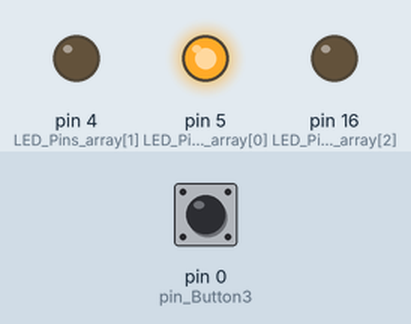
Bench run of a sketch on a simulated Arduino Uno, built with avr-gcc and run on an emulated ATmega328P. Shown: output pins drawn as LEDs (lit = HIGH). Inputs (shaded band) come from the test bench; at power-on: pin 0 (pin_Button3) LOW.

Above: at 1.2 s.
1.3 s: pin 0 (pin_Button3) pulled HIGH for 0.15 s
At 2.2 s:
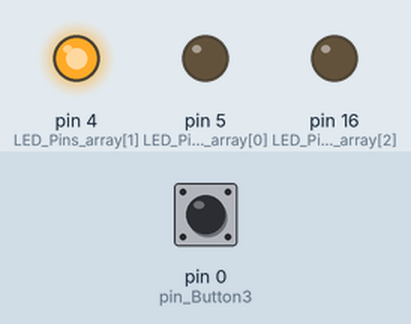
2.9 s: pin 0 (pin_Button3) pulled HIGH for 1 s
At 4.7 s:
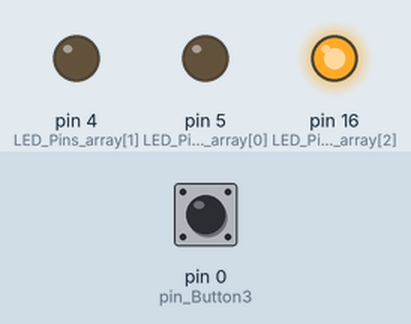
5.4 s: pin 0 (pin_Button3) pulled HIGH for 3.2 s
At 9.5 s:
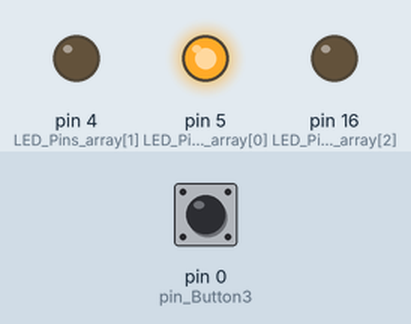
Timing chart, 0 to 11.0 s (numbered marks = the images above; inputs shaded):
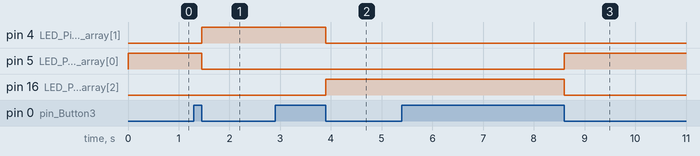

The sketch:

LED_Button6_8266.ino
```cpp
//  Example 4.6 - LED_Button6_8266.ino
//  Example of using a single button switch to set multiple states or conditions
//
//  Pins
//  D1-green LED
//  D2-yellow LED
//  D0-red LED
//  D3-push button
//
//  state holds the current status.
//  0 = all off.
//  1 = green LED
//  2 = yellow LED
//  3 = red LED

// Define the pins being used fro the LEDs green/yellow/red
char LED_Pins_array[] = { 5, 4, 16};

// Array to hold the LED sequence. green, yellow, red, green.
// position 0 is not used (considered not good practice but keeps the code easy to understand)
char LED_Sequence_array[] = { 5, 4, 16, 5};
byte sequenceLength = 4;

int pin_Button3 = 0;

// variables to hold the new and old switch states
boolean oldSwitchState = HIGH;
boolean newSwitchState1 = HIGH;
boolean newSwitchState2 = HIGH;
boolean newSwitchState3 = HIGH;

byte state = -1;

void setup()
{

    for (byte i=0; i< 3; i++)
    {
         pinMode(LED_Pins_array[i], OUTPUT);
         digitalWrite(LED_Pins_array[i],LOW);
    }
         pinMode(pin_Button3, INPUT);
}

void loop()
{
    newSwitchState1 = digitalRead(pin_Button3);
    delay(1);
    newSwitchState2 = digitalRead(pin_Button3);
    delay(1);
    newSwitchState3 = digitalRead(pin_Button3);

    // if all 3 values are the same we can continue
    if (  (newSwitchState1==newSwitchState2) && (newSwitchState1==newSwitchState3) )
    {
        if ( newSwitchState1 != oldSwitchState )
        {

           // has the button switch been closed?
           if ( newSwitchState1 == LOW )
           {
                state++;
                if (state > (sequenceLength -1) ) { state = 0; }

                // turn all LEDs off. Doing it this way means we do not need to care about the individual LEDs
                // simply turn them all off and then turn on the correct one.
                for (byte i=0; i< 3; i++)
                {
                     digitalWrite(LED_Pins_array[i],LOW);
                }

                // Turn on the next LED
                digitalWrite(LED_Sequence_array[state],HIGH);
           }
           oldSwitchState = newSwitchState1;
        }
    }
}
```

Measured:
- after the input at 1.3 s, pin 4 (LED_Pins_array[1]): LOW → HIGH after 0.15 s; pin 5 (LED_Pins_array[0]): HIGH → LOW after 0.15 s
- after the input at 2.9 s, pin 4 (LED_Pins_array[1]): HIGH → LOW after 1.0 s; pin 16 (LED_Pins_array[2]): LOW → HIGH after 1.0 s
- after the input at 5.4 s, pin 5 (LED_Pins_array[0]): LOW → HIGH after 3.2 s; pin 16 (LED_Pins_array[2]): HIGH → LOW after 3.2 s
